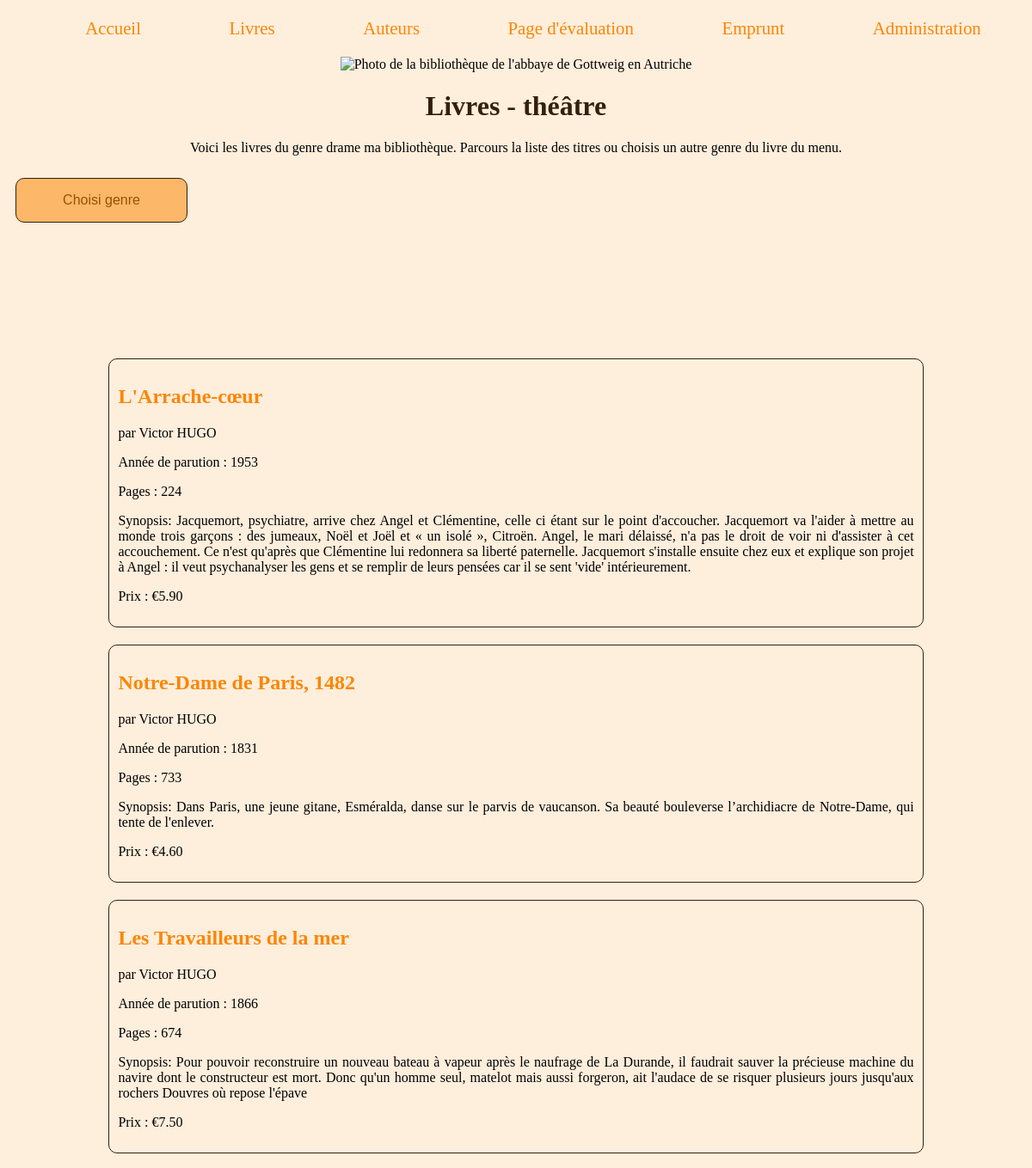
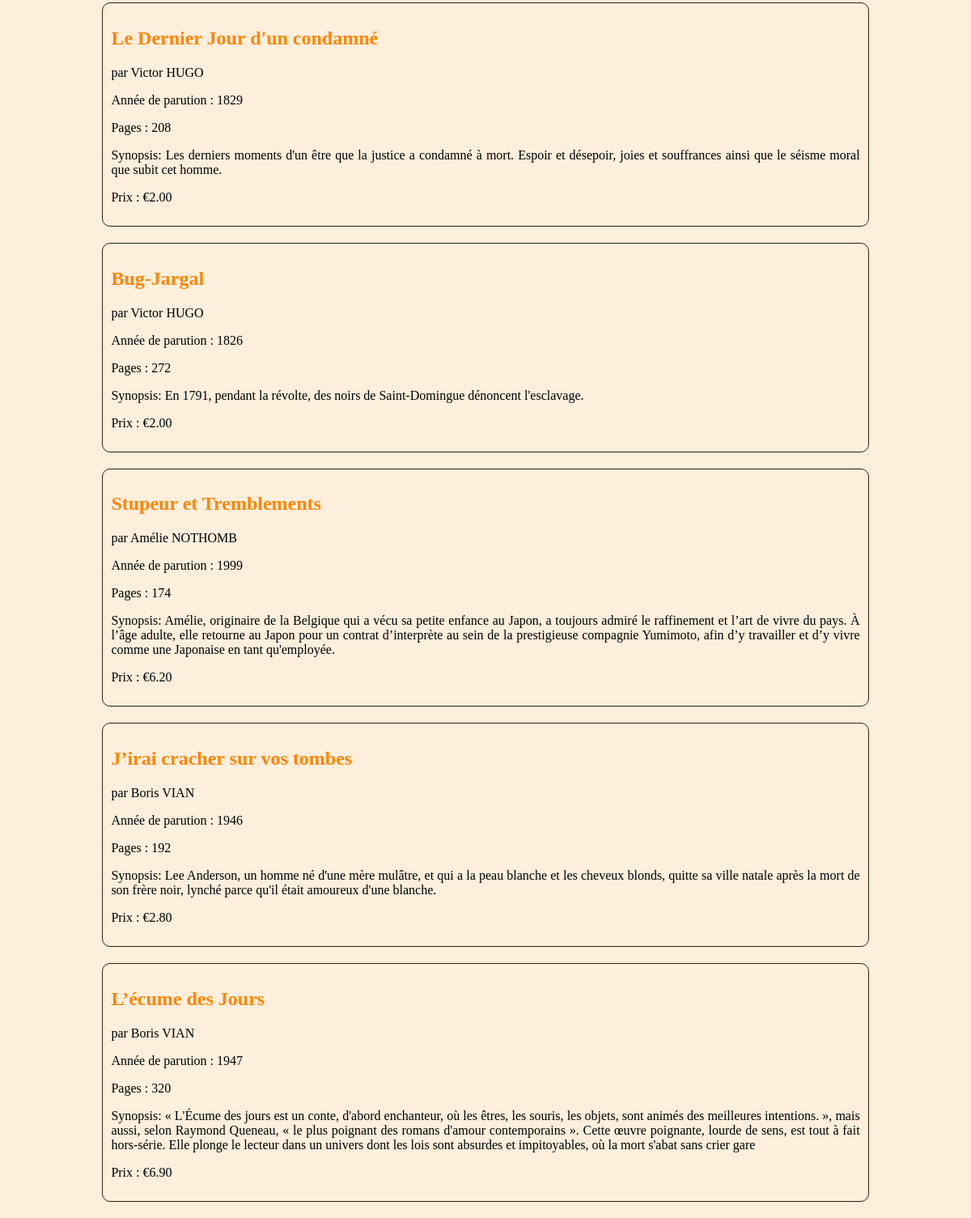
The app's page /theatre.php with its own data (2 pictures, top to bottom).
### tables this page shows
CREATE TABLE livres (
    `id` INT(11) NOT NULL AUTO_INCREMENT PRIMARY KEY,
    `titre` VARCHAR(50),
    `sorti` INT(11),
    `synopsis` TEXT,
    `auteur` INT(11),
    `pages` INT(11),
    `prix` DECIMAL(5, 2)
);

CREATE TABLE IF NOT EXISTS auteurs (
    `id` INT(11) NOT NULL AUTO_INCREMENT PRIMARY KEY,
    `nom` VARCHAR(28),
    `prenom` VARCHAR(28),
    `naissance` DATE,
    `mort` DATE,
    `biographie` TEXT,
    `photo` VARCHAR(143)
);

### theatre.php (the view, shortened to what this page needs)
<!DOCTYPE html>
<html lang="fr">
	<head>
     	<link rel="stylesheet" href="livres.css">
 	</head>
    <body>
	    <?php
         include ('includes/nav.php');
         require('databases/connectDatabase.php');
        $bdd = connexionDB($host,$db_name,$login,$password);
    	$requete= $bdd->prepare("SELECT l.titre,l.sorti, l.synopsis, l.pages, l.prix, a.id, a.nom, a.prenom, g.genreID
		FROM livres AS l
		LEFT JOIN auteurs AS a
		ON l.auteur = a.id
		LEFT JOIN auteursGenres AS g
		ON l.auteur=g.auteurID
		WHERE g.genreID = 10
		");
     	$requete->execute();
     	$requete = $requete->fetchAll();
		?>
		<div class="imagelibrary">
		<img src="Images/AustriaGoettweigAbbey.jpg" alt="Photo de la bibliothèque de l'abbaye de Gottweig en Autriche" title="Abbaye de Goettweig en Autriche" />
		</div>
			<h1>Livres - théâtre</h1>
				<div class="intro">
				<p>Voici les livres du genre drame ma bibliothèque. Parcours la liste des titres ou choisis un autre genre du livre du menu.</p>
				</div>
				<div class="main">
				<div class = "dropdownList">
        			<button class="dropdownButton"
            		onclick="showList()">
            		Choisi genre
        			</button>
      			</div>
				</div>
				<div>
					<?php
					foreach ($requete as $livre) {
					?>
					<section class = "book">
						<h2><a href="auteurs.php" target="_blank"><?= $livre["titre"]?></a></h2>
						<div>
                            <p>par <?= $livre['prenom']?> <?= $livre['nom']?></p>
							<p>Année de parution : <?= $livre['sorti']?></p>
                        	<p>Pages : <?= $livre['pages']?></p>
                        	<p>Synopsis: <?= $livre['synopsis']?></p>
                        	<p>Prix : €<?= $livre['prix']?></p>
                        </div>
    				</section>
		<?php } ?>
    			</div>
	</body>
</html>

### livres.css (style rules this page uses)
body { background-color: #FEEEDC; }
h1 { font-size: xx-large; text-align: center; color: #342009; }
.imagelibrary { text-align: center; }
.intro { text-align: center; }
.book { margin: auto 10% auto 10%; border: 1px solid #342009; border-radius: 10px; text-align: justify; padding: 10px; overflow: auto; word-wrap: break-word; margin-bottom: 20px; }
.book a { text-decoration: none; color: #FB8604; font-style: normal; }
.main { height: 200px; padding: 10px; }
.dropdownButton { background-color: #FDB768; color: #975102; padding: 16px; font-size: 16px; border: none; cursor: pointer; width: 200px; border: 1px solid #342009; border-radius: 10px; }

### records on screen
livres: titre "L'Arrache-cœur", auteurs.prenom "Victor", auteurs.nom "HUGO", sorti "1953", pages "224", synopsis "Jacquemort, psychiatre, arrive chez Angel et Clémentine, celle ci étant sur le point d'accoucher. Jacquemort va l'aider à mettre au monde trois garçons : des jumeaux, Noël et Joël et « un isolé », Citroën. Angel, le mari délaissé, n'a pas le droit de voir ni d'assister à cet accouchement. Ce n'est qu'après que Clémentine lui redonnera sa liberté paternelle. Jacquemort s'installe ensuite chez eux et explique son projet à Angel : il veut psychanalyser les gens et se remplir de leurs pensées car il se sent 'vide' intérieurement.", prix "5.90"
livres: titre "Notre-Dame de Paris, 1482", auteurs.prenom "Victor", auteurs.nom "HUGO", sorti "1831", pages "733", synopsis "Dans Paris, une jeune gitane, Esméralda, danse sur le parvis de vaucanson. Sa beauté bouleverse l’archidiacre de Notre-Dame, qui tente de l'enlever.", prix "4.60"
livres: titre "Les Travailleurs de la mer", auteurs.prenom "Victor", auteurs.nom "HUGO", sorti "1866", pages "674", synopsis "Pour pouvoir reconstruire un nouveau bateau à vapeur après le naufrage de La Durande, il faudrait sauver la précieuse machine du navire dont le constructeur est mort. Donc qu'un homme seul, matelot mais aussi forgeron, ait l'audace de se risquer plusieurs jours jusqu'aux rochers Douvres où repose l'épave", prix "7.50"
livres: titre "Le Dernier Jour d'un condamné", auteurs.prenom "Victor", auteurs.nom "HUGO", sorti "1829", pages "208", synopsis "Les derniers moments d'un être que la justice a condamné à mort. Espoir et désepoir, joies et souffrances ainsi que le séisme moral que subit cet homme.", prix "2.00"
livres: titre "Bug-Jargal", auteurs.prenom "Victor", auteurs.nom "HUGO", sorti "1826", pages "272", synopsis "En 1791, pendant la révolte, des noirs de Saint-Domingue dénoncent l'esclavage.", prix "2.00"
livres: titre "Stupeur et Tremblements", auteurs.prenom "Amélie", auteurs.nom "NOTHOMB", sorti "1999", pages "174", synopsis "Amélie, originaire de la Belgique qui a vécu sa petite enfance au Japon, a toujours admiré le raffinement et l’art de vivre du pays. À l’âge adulte, elle retourne au Japon pour un contrat d’interprète au sein de la prestigieuse compagnie Yumimoto, afin d’y travailler et d’y vivre comme une Japonaise en tant qu'employée.", prix "6.20"
livres: titre "J’irai cracher sur vos tombes", auteurs.prenom "Boris", auteurs.nom "VIAN", sorti "1946", pages "192", synopsis "Lee Anderson, un homme né d'une mère mulâtre, et qui a la peau blanche et les cheveux blonds, quitte sa ville natale après la mort de son frère noir, lynché parce qu'il était amoureux d'une blanche.", prix "2.80"
livres: titre "L’écume des Jours", auteurs.prenom "Boris", auteurs.nom "VIAN", sorti "1947", pages "320", synopsis "« L'Écume des jours est un conte, d'abord enchanteur, où les êtres, les souris, les objets, sont animés des meilleures intentions. », mais aussi, selon Raymond Queneau, « le plus poignant des romans d'amour contemporains ». Cette œuvre poignante, lourde de sens, est tout à fait hors-série. Elle plonge le lecteur dans un univers dont les lois sont absurdes et impitoyables, où la mort s'abat sans crier gare", prix "6.90"
